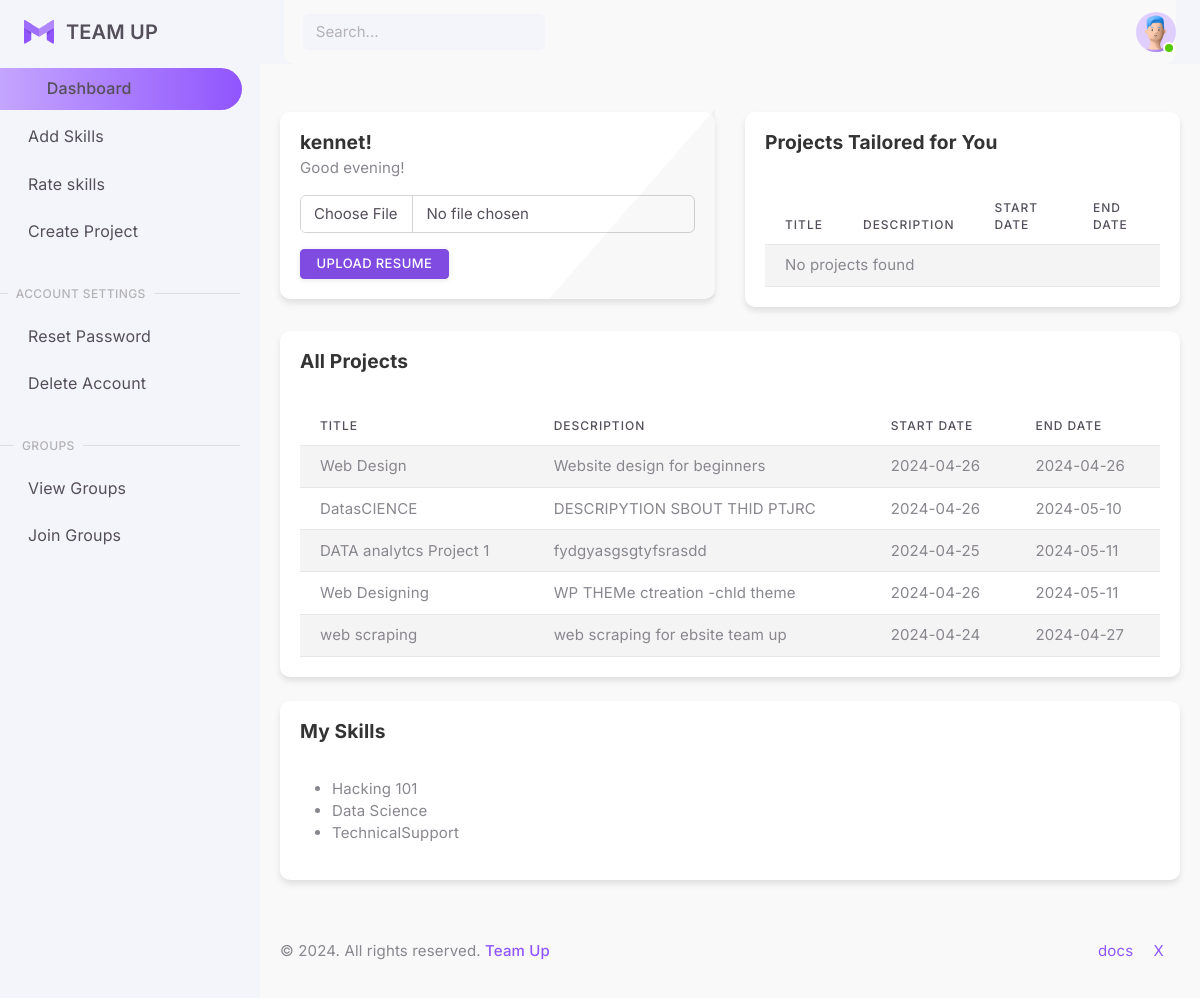
The app's page /dashboard.php (signed in) with its own data.
### tables this page shows
CREATE TABLE `users` (
  `user_id` int(11) NOT NULL,
  `username` varchar(50) NOT NULL,
  `email` varchar(100) NOT NULL,
  `password` varchar(255) NOT NULL,
  `created_at` timestamp NOT NULL DEFAULT current_timestamp(),
  `resume_path` varchar(255) DEFAULT NULL
);

CREATE TABLE `projects` (
  `project_id` int(11) NOT NULL,
  `title` varchar(100) NOT NULL,
  `description` text DEFAULT NULL,
  `start_date` date DEFAULT NULL,
  `end_date` date DEFAULT NULL,
  `creator_id` int(11) DEFAULT NULL,
  `created_at` timestamp NOT NULL DEFAULT current_timestamp()
);

CREATE TABLE `skills` (
  `skill_id` int(11) NOT NULL,
  `skill_name` varchar(50) NOT NULL
);

### dashboard.php (the view, shortened to what this page needs)
<!DOCTYPE html>
<html
  lang="en"
  class="light-style layout-menu-fixed layout-compact"
  dir="ltr"
  data-theme="theme-default"
  data-assets-path="assets/"
  data-template="vertical-menu-template-free">
  <head>
    <link rel="stylesheet" href="assets/vendor/fonts/materialdesignicons.css" />
    <link rel="stylesheet" href="assets/vendor/libs/node-waves/node-waves.css" />
    <link rel="stylesheet" href="assets/vendor/css/core.css" class="template-customizer-core-css" />
    <link rel="stylesheet" href="assets/vendor/css/theme-default.css" class="template-customizer-theme-css" />
    <link rel="stylesheet" href="assets/css/demo.css" />
    <link rel="stylesheet" href="assets/vendor/libs/perfect-scrollbar/perfect-scrollbar.css" />
    <link rel="stylesheet" href="assets/vendor/libs/apex-charts/apex-charts.css" />
  </head>
  <body>
    <div class="layout-wrapper layout-content-navbar">
      <div class="layout-container">
        <?php
        include 'db_connection.php';
        $email = $_SESSION['email'];
        $user_query = "SELECT * FROM users WHERE email='$email'";
        $user_result = mysqli_query($conn, $user_query);
        $user_data = mysqli_fetch_assoc($user_result);
        ?>
        <aside id="layout-menu" class="layout-menu menu-vertical menu bg-menu-theme">
          <div class="app-brand demo">
            <a href="index.html" class="app-brand-link">
              <span class="app-brand-logo demo me-1">
                <span style="color: var(--bs-primary)">
                </span>
              </span>
              <span class="app-brand-text demo menu-text fw-semibold ms-2">Team Up</span>
            </a>
          </div>
          <ul class="menu-inner py-1">
            <li class="menu-item active open">
              <a href="javascript:void(0);" class="menu-link">
                <i class="menu-icon tf-icons mdi mdi-home-outline"></i>
                <div data-i18n="Dashboards">Dashboard</div>
              </a>
            </li>
            <li class="menu-item">
    <a href="add_skill.php" class="menu-link">
        <div data-i18n="Account Settings">Add Skills</div>
    </a>
</li>
            <li class="menu-item">
              <a href="rate_skills.php" class="menu-link">
                <div data-i18n="Authentications">Rate skills</div>
              </a>
            </li>
            <li class="menu-item">
              <a href="add_project.php" class="menu-link">
                <div data-i18n="Authentications">Create Project</div>
              </a>
            </li>
            <li class="menu-header fw-medium mt-4"><span class="menu-header-text">Account Settings</span></li>
            <li class="menu-item">
              <a href="reset_password.html" class="menu-link">
                <div data-i18n="Basic">Reset Password</div>
              </a>
            </li>
            <li class="menu-item">
              <a href="delete_account.php" class="menu-link" >
                <div data-i18n="Basic">Delete Account</div>
              </a>
            </li>
            <li class="menu-header fw-medium mt-4"><span class="menu-header-text">Groups</span></li>
            <li class="menu-item">
              <a
                href="view_groups.php"
                target="_blank"
                class="menu-link">
                <div data-i18n="Support">View Groups</div>
              </a>
            </li>
            <li class="menu-item">
              <a
                href="invite_users.php"
                target="_blank"
                class="menu-link">
                <div data-i18n="Support">Join Groups</div>
              </a>
            </li>
          </ul>
        </aside>
        <div class="layout-page">
          <nav
            class="layout-navbar container-xxl navbar navbar-expand-xl navbar-detached align-items-center bg-navbar-theme"
            id="layout-navbar">
            <div class="navbar-nav-right d-flex align-items-center" id="navbar-collapse">
              <div class="navbar-nav align-items-center">
                <div class="nav-item d-flex align-items-center">
                  <i class="mdi mdi-magnify mdi-24px lh-0"></i>
                  <input
                    type="text"
                    class="form-control border-0 shadow-none bg-body"
                    placeholder="Search..."
                    aria-label="Search..." />
                </div>
              </div>
              <ul class="navbar-nav flex-row align-items-center ms-auto">
                <li class="nav-item navbar-dropdown dropdown-user dropdown">
                  <a
                    class="nav-link dropdown-toggle hide-arrow p-0"
                    href="javascript:void(0);"
                    data-bs-toggle="dropdown">
                    <div class="avatar avatar-online">
                      <img src="assets/img/avatars/1.png" alt class="w-px-40 h-auto rounded-circle" />
                    </div>
                  </a>
                </li>
              </ul>
            </div>
          </nav>
<?php include('db_connection.php'); ?>
<div class="content-wrapper">
    <div class="container-xxl flex-grow-1 container-p-y">
        <div class="row gy-4">
        <div class="col-md-12 col-lg-4">
    <div class="card">
        <div class="card-body">
            <h4 class="card-title mb-1"><?php echo isset($user_data['username']) ? $user_data['username'] : 'Name Not Provided'; ?>!</h4>
            <p class="pb-0" id="greeting"></p>
            <form action="upload_resume.php" method="post" enctype="multipart/form-data">
                <div class="mb-3">
                    <input type="file" name="resume" class="form-control">
                </div>
                <button type="submit" class="btn btn-sm btn-primary">Upload Resume</button>
            </form>
        </div>
        <img src="assets/img/icons/misc/triangle-light.png" class="scaleX-n1-rtl position-absolute bottom-0 end-0" width="166" alt="triangle background" data-app-light-img="icons/misc/triangle-light.png" data-app-dark-img="icons/misc/triangle-dark.png" />
    </div>
</div>
            <div class="col-md-12 col-lg-8">
    <div class="card">
        <div class="card-header">
            <h4 class="card-title">Projects Tailored for You</h4>
        </div>
        <div class="card-body">
            <div class="table-responsive">
                <table class="table table-hover table-striped">
                    <thead>
                        <tr>
                            <th>Title</th>
                            <th>Description</th>
                            <th>Start Date</th>
                            <th>End Date</th>
                        </tr>
                    </thead>
                    <tbody>
                        <?php
                        $user_id = $_SESSION['user_id'];
                        $sql = "SELECT p.title, p.description, p.start_date, p.end_date FROM projects p
                                INNER JOIN project_skills ps ON p.project_id = ps.project_id
                                INNER JOIN user_skills us ON ps.skill_id = us.skill_id
                                WHERE us.user_id = ? AND us.proficiency_level >= ps.proficiency_level_required";
                        $stmt = mysqli_prepare($conn, $sql);
                        mysqli_stmt_bind_param($stmt, "i", $user_id);
                        mysqli_stmt_execute($stmt);
                        $result = mysqli_stmt_get_result($stmt);
                        if (mysqli_num_rows($result) > 0) {
                            while ($row = mysqli_fetch_assoc($result)) {
                                echo "<tr>";
                                echo "<td>" . $row['title'] . "</td>";
                                echo "<td>" . $row['description'] . "</td>";
                                echo "<td>" . $row['start_date'] . "</td>";
                                echo "<td>" . $row['end_date'] . "</td>";
                                echo "</tr>";
                            }
                        } else {
                            echo "<tr><td colspan='4'>No projects found</td></tr>";
                        }
                        ?>
                    </tbody>
                </table>
            </div>
        </div>
    </div>
</div>
            <div class="col-md-12 col-lg-8">
                <div class="card">
                    <div class="card-header">
                        <h4 class="card-title">All Projects</h4>
                    </div>
                    <div class="card-body">
                        <div class="table-responsive">
                            <table class="table table-hover table-striped">
                                <thead>
                                    <tr>
                                        <th>Title</th>
                                        <th>Description</th>
                                        <th>Start Date</th>
                                        <th>End Date</th>
                                    </tr>
                                </thead>
                                <tbody>
                                    <?php
                                    $sql = "SELECT * FROM projects";
                                    $result = mysqli_query($conn, $sql);
                                    if (mysqli_num_rows($result) > 0) {
                                        while ($row = mysqli_fetch_assoc($result)) {
                                            echo "<tr>";
                                            echo "<td>" . $row['title'] . "</td>";
                                            echo "<td>" . $row['description'] . "</td>";
                                            echo "<td>" . $row['start_date'] . "</td>";
                                            echo "<td>" . $row['end_date'] . "</td>";
                                            echo "</tr>";
                                        }
                                    } else {
                                        echo "<tr><td colspan='4'>No projects found</td></tr>";
                                    }
                                    ?>
                                </tbody>
                            </table>
                        </div>
                    </div>
                </div>
            </div>
        </div>
        <div class="row gy-4">
            <div class="col-md-12 col-lg-8">
                <div class="card">
                    <div class="card-header">
                        <h4 class="card-title">My Skills</h4>
                    </div>
                    <div class="card-body">
                        <?php
                        $sql = "SELECT skill_name FROM user_skills INNER JOIN skills ON user_skills.skill_id = skills.skill_id WHERE user_id = ? LIMIT 4";
                        if ($stmt = mysqli_prepare($conn, $sql)) {
                            mysqli_stmt_bind_param($stmt, "i", $user_id);
                            mysqli_stmt_execute($stmt);
                            $result = mysqli_stmt_get_result($stmt);
                            if (mysqli_num_rows($result) > 0) {
                                echo "<ul>";
                                while ($row = mysqli_fetch_assoc($result)) {
                                    echo "<li>" . $row['skill_name'] . "</li>";
                                }
                                echo "</ul>";
                            } else {
                                echo "No skills found.";
                            }
                        }
                        ?>
                    </div>
                </div>
            </div>
        </div>
    </div>
</div>
            <footer class="content-footer footer bg-footer-theme">
              <div class="container-xxl">
                <div
                  class="footer-container d-flex align-items-center justify-content-between py-3 flex-md-row flex-column">
                  <div class="text-body mb-2 mb-md-0">
                    ©
                    .
                    All rights reserved. <span class="text-danger"><i class=""></i></span>
                    <a href="https://codewithkim.com" target="_blank" class="footer-link fw-medium"
                      >Team Up</a
                    >
                  </div>
                  <div class="d-none d-lg-inline-block">
                    <a href="" class="footer-link me-3" target="_blank">docs</a>
                    <a href="https://twitter.com/codewithkim" target="_blank" class="footer-link me-3">X</a>
                  </div>
                </div>
              </div>
            </footer>
          </div>
        </div>
      </div>
  </body>
</html>

### assets/css/demo.css (style rules this page uses)
.menu .app-brand.demo { height: 64px; }
.app-brand-logo.demo svg { width: 30px; height: 24px; }
.app-brand-text.demo { font-size: 1.25rem; }

### dashboard.php (style rules this page uses)
.card { border-radius: 10px; box-shadow: 0 4px 6px rgba(0, 0, 0, 0.1); display: flex; flex-direction: column; }
.card-title { color: #333; font-size: 1.2rem; font-weight: bold; }
.card-body { padding: 20px; flex-grow: 1; }
.container-xxl { background-color: #f9f9f9; padding: 20px; }
.row { margin: 0 -15px; display: flex; flex-wrap: wrap; }
.col-md-12, .col-lg-6 { padding: 0 15px; flex: 1 1 50%; }
.btn-primary { background-color: #804be1; border-color: #804be1; color: #fff; }
.card img { position: absolute; bottom: -10px; right: -10px; }

### records on screen
users: username "kennet"
projects: title "Web Design", description "Website design for beginners", start_date "2024-04-26", end_date "2024-04-26"
projects: title "DatasCIENCE", description "DESCRIPYTION SBOUT THID PTJRC", start_date "2024-04-26", end_date "2024-05-10"
projects: title "DATA analytcs Project 1", description "fydgyasgsgtyfsrasdd", start_date "2024-04-25", end_date "2024-05-11"
projects: title "Web Designing", description "WP THEMe ctreation -chld theme", start_date "2024-04-26", end_date "2024-05-11"
projects: title "web scraping", description "web scraping for ebsite team up", start_date "2024-04-24", end_date "2024-04-27"
skills: skill_name "Hacking 101"
skills: skill_name "Data Science"
skills: skill_name "TechnicalSupport"
